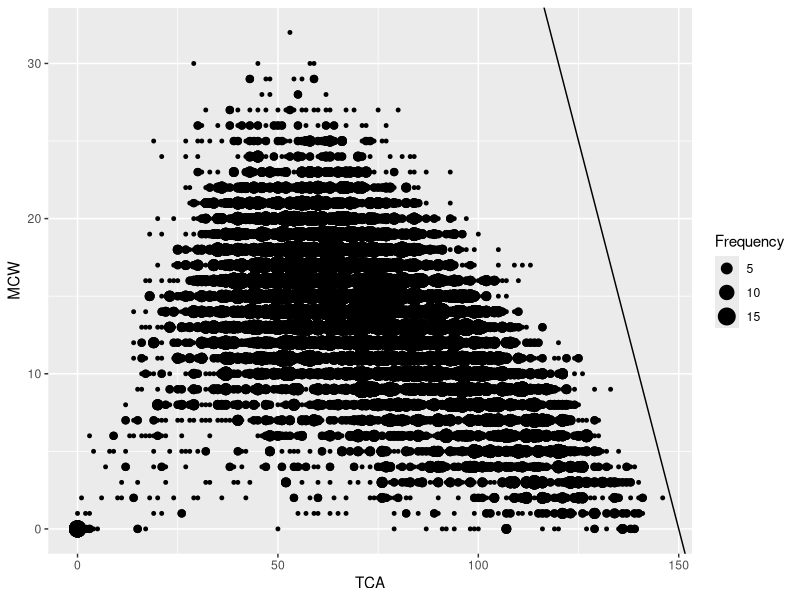

Source code (R):
library(ggplot2)

stats = read.csv('LL72_Leaguewide_MD25.csv')
sum = aggregate(Season ~ TCA + MCW, stats, length)
colnames(sum) <- c("TCA", "MCW", "Frequency")

stats = merge(stats, sum)

png('MCWvTCA.png', w=1000, h=500)
ggplot(stats, aes(x=TCA, y=MCW, size=Frequency)) +
    geom_point() +
    geom_abline(intercept=25*6,slope=-1)
dev.off()
